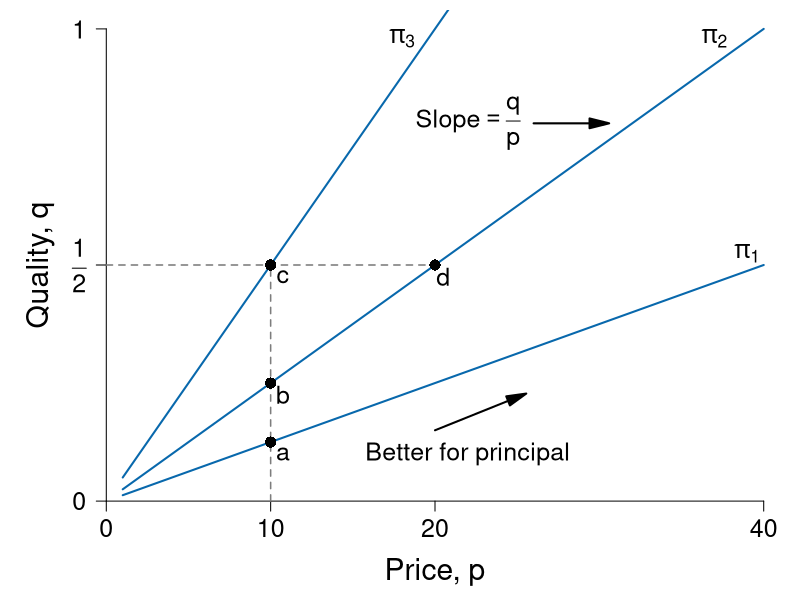

Here is the R script that generated this plot:
require(ggplot2)
require(shape)
pdf(file = "information_power/principal_isoprofit.pdf", width = 9, height = 7)

#Set parameters for graphics
axislabelsize <- 1.8
labelsize <- 1.5
namesize <- 1.8
annotatesize <- 1.5
graphlinewidth <- 2
segmentlinewidth <- 1.5

COL <- c("#7fc97f", "#beaed4", "#fdc086", "#ffff99", "#386cb0", "#f0027f", "#bf5b17", "#666666")
COLA <- c("#e0f3db", "#99d8c9","#66c2a4","#41ae76", "#238b45", "#005824")
COLB <- c("#c6dbef", "#4eb3d3", "#2b8cbe", "#0868ac","#084081")
COLC <- c("#fcfbfd", "#efedf5", "#dadaeb", "#bcbddc", "#9e9ac8", "#807dba", "#6a51a3", "#54278f", "#3f007d")
grays <- gray.colors(25, start = 1, end = 0)

solowCondition <- function(p, delta = 5, slope = 8){
  (p*(1/(slope*delta)))
}

par(mar =  c(4, 4, 0.5, 0.5))
xlims <- c(0, 40)
ylims <- c(0, 1)


plot(0, 0, xlim = xlims, ylim = ylims, type = "n",
     xlab = "",
     ylab = "",
     xaxt = "n", yaxt = "n", cex.lab = axislabelsize, bty = "n")

npts <- 500 
npts2 <- 501
#Specify the sequences of points for graphing. 
xx1 <- seq(10, xlims[2], length.out = npts)
xx2 <- seq(1, xlims[2], length.out = npts)

#Draw the lines for the graphs
lines(xx2, solowCondition(xx2, delta = 5, slope = 4), col = COLB[4], lwd = graphlinewidth)
lines(xx2, solowCondition(xx2, delta = 5), col = COLB[4], lwd = graphlinewidth)
lines(xx2, solowCondition(xx2, delta = 5, slope = 16), col = COLB[4], lwd = graphlinewidth)

#Customize ticks and labels for the plot
ticksy <- c(0, 0.5, 1)
ylabels <- c(0, expression(paste(frac(1,2))), 1)
ticksx <- c(0, 10, 20, 40)
xlabels <- c(0, 10, 20, 40)
axis(1, at = ticksx, pos = 0, labels = xlabels, cex.axis = annotatesize)
axis(2, at = ticksy, pos = 0, labels = ylabels, las = 1, cex.axis = annotatesize)

mtext(expression(paste("Price, ", p)), side=1, line = 2.5, cex = axislabelsize)
text(-4, ylims[2] - 0.5*(ylims[2] - ylims[1]), expression(paste("Quality, ", q)), xpd = TRUE, cex = axislabelsize, srt = 90) 


#Annotation of the three graphs and the NE
text(18, 0.98, expression(paste(pi[3])), cex = annotatesize)
text(37, 0.98, expression(paste(pi[2])), cex = annotatesize)
text(39, 0.525, expression(paste(pi[1])), cex = annotatesize)

#Lines for the coordinates of the Nash equilbrium
segments(0, 0.5, 20, 0.5, lty = 2, col = grays[20], lwd = segmentlinewidth)
segments(10, 0, 10, 0.5, lty = 2, col = grays[20], lwd = segmentlinewidth)

#Add a point for the NE
points(20, 0.5, pch = 16, col = "black", cex = 1.5)
text(20 + 0.5, 0.5 - 0.025, expression(paste(d)), cex = annotatesize)

points(10, 0.5, pch = 16, col = "black", cex = 1.5)
text(10 + 0.75, 0.5 - 0.025, expression(paste(c)), cex = annotatesize)

points(10, 0.25, pch = 16, col = "black", cex = 1.5)
text(10 + 0.75, 0.25  - 0.025, expression(paste(b)), cex = annotatesize)

points(10, 0.125, pch = 16, col = "black", cex = 1.5)
text(10 + 0.75, 0.125 - 0.025, expression(paste(a)), cex = annotatesize)

#Arrow to Slope of BRF
# Arrows(14.2, 0.12, 12.2, 0.12, col = "black", lty = 1, lwd = 2, arr.type = "triangle")
# text(16.8, 0.12, expression(paste("Slope = ", q[p])))

#Arrow to Slope of isoprofit
Arrows(26, 0.80, 30, 0.80, col = "black", lty = 1, lwd = 2, arr.type = "triangle")
text(22, 0.80, expression(paste("Slope", phantom() == frac(q, p))), cex = annotatesize)


Arrows(20, 0.15, 25, 0.22, col = "black", lty = 1, lwd = 2, arr.type = "triangle")
text(22, 0.10, expression(paste("Better for principal")), cex = annotatesize)

dev.off()
